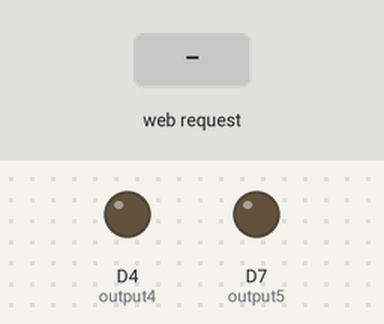
Bench run of a sketch on a simulated ESP8266 (NodeMCU). Shown: output pins drawn as LEDs (lit = HIGH). Inputs (shaded band) come from the test bench. WiFi joins after 1.5 s; servers stay silent unless stated; what the sketch prints to the serial monitor is not drawn.

Above: at 2.7 s.
2.8 s: HTTP request GET /5/on received
At 4.0 s:
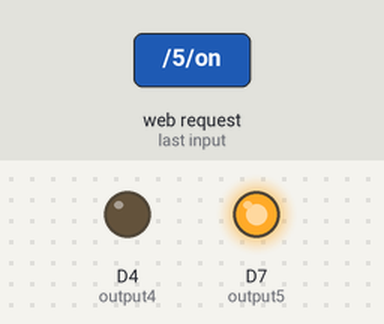
4.3 s: HTTP request GET /4/on received
At 5.2 s:
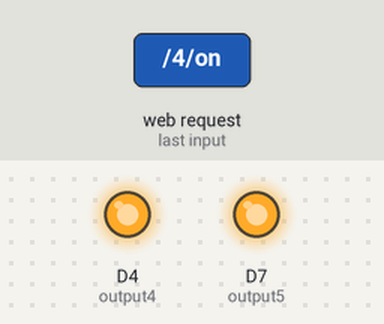
5.8 s: HTTP request GET /5/off received
At 6.4 s:
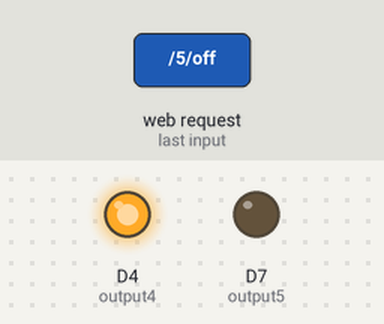
7.3 s: HTTP request GET /4/off received
At 8.7 s:
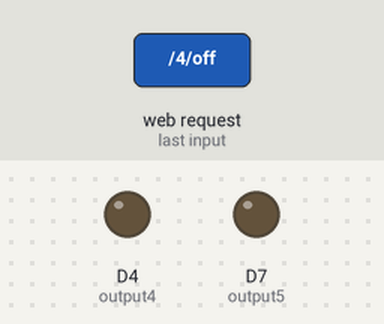
Timing chart, 0 to 9.8 s (numbered marks = the images above; inputs shaded):
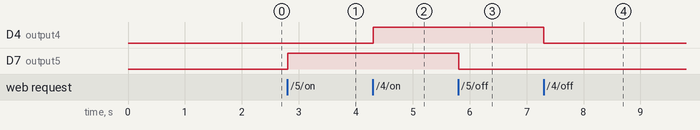

Measured:
- after the input at 2.8 s, D7 (output5): LOW → HIGH at once
- after the input at 4.3 s, D4 (output4): LOW → HIGH at once
- after the input at 5.8 s, D7 (output5): HIGH → LOW at once
- after the input at 7.3 s, D4 (output4): HIGH → LOW at once

The sketch:

esp8266_webserver.ino
```cpp
/*********
  Rui Santos
  Complete project details at https://randomnerdtutorials.com
*********/

// Load Wi-Fi library
#include <ESP8266WiFi.h>

// Replace with your network credentials
const char* ssid     = "MOVISTAR_00C0";
const char* password = "eijcXJed799cbdgMipii";

// Set web server port number to 80
WiFiServer server(80);

// Variable to store the HTTP request
String header;

// Auxiliar variables to store the current output state
String output5State = "off";
String output4State = "off";

// Assign output variables to GPIO pins
const int output5 = D7;
const int output4 = D4;

// Current time
unsigned long currentTime = millis();
// Previous time
unsigned long previousTime = 0;
// Define timeout time in milliseconds (example: 2000ms = 2s)
const long timeoutTime = 2000;

void setup() {
  Serial.begin(115200);
  // Initialize the output variables as outputs
  pinMode(output5, OUTPUT);
  pinMode(output4, OUTPUT);
  // Set outputs to LOW
  digitalWrite(output5, LOW);
  digitalWrite(output4, LOW);

  // Connect to Wi-Fi network with SSID and password
  Serial.print("Connecting to ");
  Serial.println(ssid);
  WiFi.begin(ssid, password);
  while (WiFi.status() != WL_CONNECTED) {
    delay(500);
    Serial.print(".");
  }
  // Print local IP address and start web server
  Serial.println("");
  Serial.println("WiFi connected.");
  Serial.println("IP address: ");
  Serial.println(WiFi.localIP());
  server.begin();
}

void loop(){
  WiFiClient client = server.available();   // Listen for incoming clients

  if (client) {                             // If a new client connects,
    Serial.println("New Client.");          // print a message out in the serial port
    String currentLine = "";                // make a String to hold incoming data from the client
    currentTime = millis();
    previousTime = currentTime;
    while (client.connected() && currentTime - previousTime <= timeoutTime) { // loop while the client's connected
      currentTime = millis();
      if (client.available()) {             // if there's bytes to read from the client,
        char c = client.read();             // read a byte, then
        Serial.write(c);                    // print it out the serial monitor
        header += c;
        if (c == '\n') {                    // if the byte is a newline character
          // if the current line is blank, you got two newline characters in a row.
          // that's the end of the client HTTP request, so send a response:
          if (currentLine.length() == 0) {
            // HTTP headers always start with a response code (e.g. HTTP/1.1 200 OK)
            // and a content-type so the client knows what's coming, then a blank line:
            client.println("HTTP/1.1 200 OK");
            client.println("Content-type:text/html");
            client.println("Connection: close");
            client.println();

            // turns the GPIOs on and off
            if (header.indexOf("GET /5/on") >= 0) {
              Serial.println("GPIO 5 on");
              output5State = "on";
              digitalWrite(output5, HIGH);
            } else if (header.indexOf("GET /5/off") >= 0) {
              Serial.println("GPIO 5 off");
              output5State = "off";
              digitalWrite(output5, LOW);
            } else if (header.indexOf("GET /4/on") >= 0) {
              Serial.println("GPIO 4 on");
              output4State = "on";
              digitalWrite(output4, HIGH);
            } else if (header.indexOf("GET /4/off") >= 0) {
              Serial.println("GPIO 4 off");
              output4State = "off";
              digitalWrite(output4, LOW);
            }

            // Display the HTML web page
            client.println("<!DOCTYPE html><html>");
            client.println("<head><meta name=\"viewport\" content=\"width=device-width, initial-scale=1\">");
            client.println("<link rel=\"icon\" href=\"data:,\">");
            // CSS to style the on/off buttons
            // Feel free to change the background-color and font-size attributes to fit your preferences
            client.println("<style>html { font-family: Helvetica; display: inline-block; margin: 0px auto; text-align: center;}");
            client.println(".button { background-color: #195B6A; border: none; color: white; padding: 16px 40px;");
            client.println("text-decoration: none; font-size: 30px; margin: 2px; cursor: pointer;}");
            client.println(".button2 {background-color: #77878A;}</style></head>");

            // Web Page Heading
            client.println("<body><h1>ESP8266 Web Server</h1>");

            // Display current state, and ON/OFF buttons for GPIO 5
            client.println("<p>GPIO 7 - State " + output5State + "</p>");
            // If the output5State is off, it displays the ON button
            if (output5State=="off") {
              client.println("<p><a href=\"/5/on\"><button class=\"button\">ON</button></a></p>");
            } else {
              client.println("<p><a href=\"/5/off\"><button class=\"button button2\">OFF</button></a></p>");
            }

            // Display current state, and ON/OFF buttons for GPIO 4
            client.println("<p>GPIO 4 - State " + output4State + "</p>");
            // If the output4State is off, it displays the ON button
            if (output4State=="off") {
              client.println("<p><a href=\"/4/on\"><button class=\"button\">ON</button></a></p>");
            } else {
              client.println("<p><a href=\"/4/off\"><button class=\"button button2\">OFF</button></a></p>");
            }
            client.println("</body></html>");

            // The HTTP response ends with another blank line
            client.println();
            // Break out of the while loop
            break;
          } else { // if you got a newline, then clear currentLine
            currentLine = "";
          }
        } else if (c != '\r') {  // if you got anything else but a carriage return character,
          currentLine += c;      // add it to the end of the currentLine
        }
      }
    }
    // Clear the header variable
    header = "";
    // Close the connection
    client.stop();
    Serial.println("Client disconnected.");
    Serial.println("");
  }
}
```
